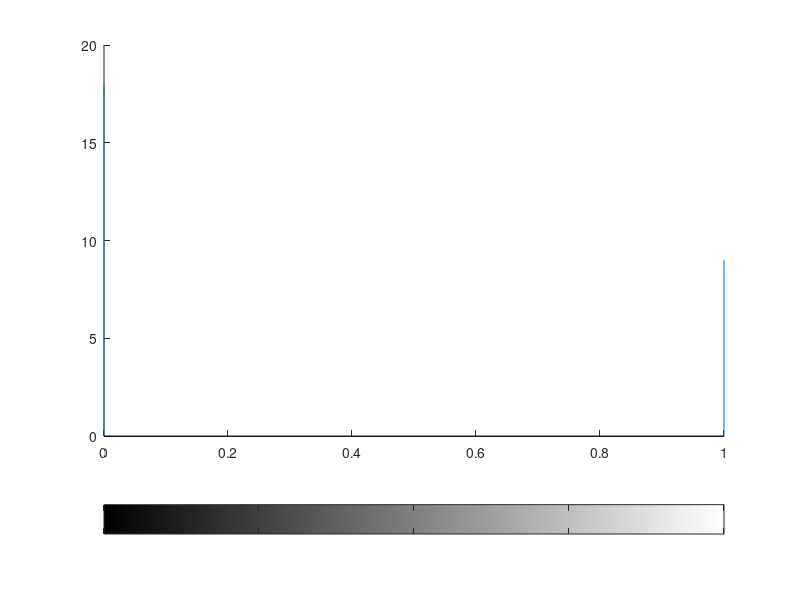

Write MATLAB code to recreate this figure.
clear all
close all


I=[0 0 0 1 1 1 0 0 0
    0 0 0 1 1 1 0 0 0
   0 0 0 1 1 1 0 0 0];

figure,imagesc(I);colormap(gray)%axis('image')
imhist(I)